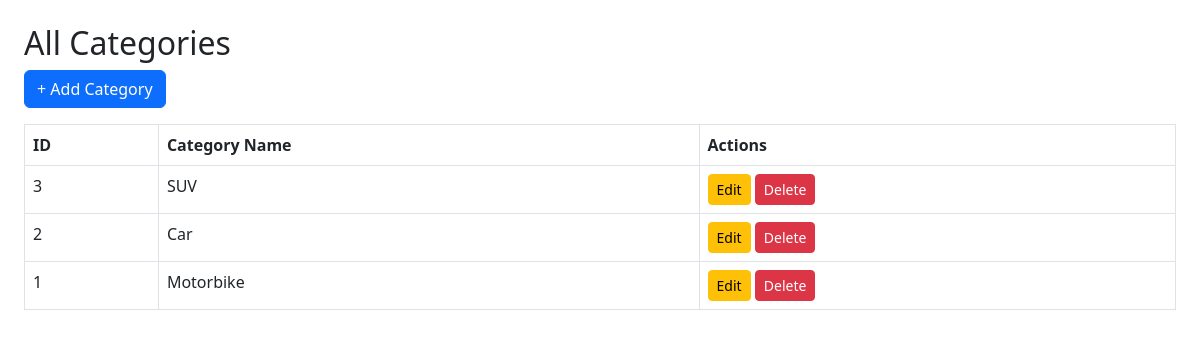
The page /list_category.php (signed in) on the database its author committed.
### tables this page shows
CREATE TABLE `categories` (
  `category_id` int(11) NOT NULL,
  `category_name` varchar(100) NOT NULL
);

### list_category.php (the view, shortened to what this page needs)
<?php
require_once "config.php";
$result = $conn->query("SELECT * FROM categories ORDER BY category_id DESC");
?>
<!DOCTYPE html>
<html>
<head>
    <link rel="stylesheet" href="https://cdn.jsdelivr.net/npm/bootstrap@5.3.0/dist/css/bootstrap.min.css">
</head>
<body class="p-4">
<h2>All Categories</h2>
<a href="create_category.php" class="btn btn-primary mb-3">+ Add Category</a>
<table class="table table-bordered">
    <tr>
        <th>ID</th>
        <th>Category Name</th>
        <th>Actions</th>
    </tr>
    <?php while ($row = $result->fetch_assoc()): ?>
    <tr>
        <td><?= $row['category_id'] ?></td>
        <td><?= $row['category_name'] ?></td>
        <td>
            <a href="update_category.php?id=<?= $row['category_id'] ?>" class="btn btn-warning btn-sm">Edit</a>
            <a href="delete_category.php?id=<?= $row['category_id'] ?>" class="btn btn-danger btn-sm"
               onclick="return confirm('Delete this category?');">Delete</a>
        </td>
    </tr>
    <?php endwhile; ?>
</table>
</body>
</html>

### rows shown on the page
categories: category_id "3", category_name "SUV"
categories: category_id "2", category_name "Car"
categories: category_id "1", category_name "Motorbike"
